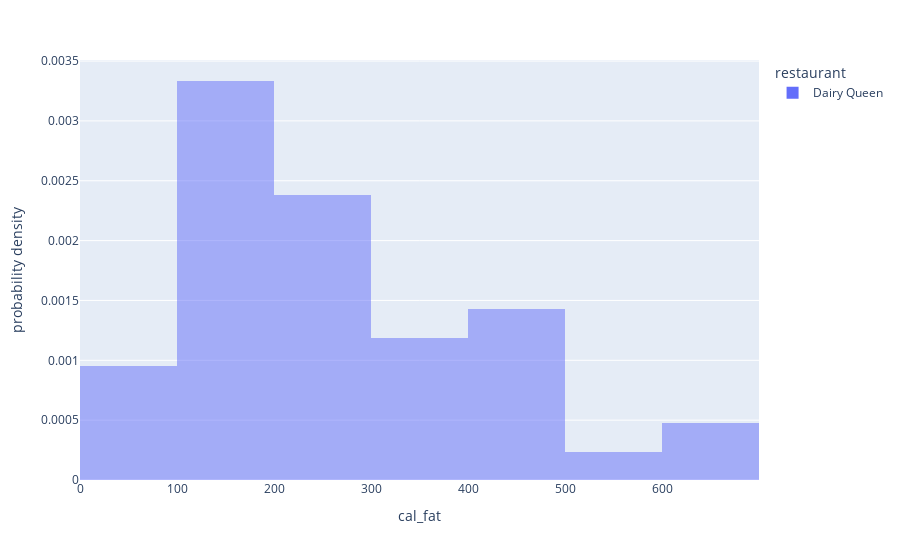

The code cell stored with this chart in its notebook:
### Code cell
fastfood_dq = fastfood[fastfood["restaurant"] == "Dairy Queen"]

#histogram for mc donalds and dairy queen
px.histogram(fastfood_dq,x="cal_fat", histnorm="probability density",color="restaurant",barmode="overlay")

### Figure 1 — Plotly figure (JSON) as saved in the notebook; plotly's stock layout.template omitted (floating-point values rounded to 4 significant figures)
{"data": [{"alignmentgroup": "True", "bingroup": "x", "histnorm": "probability density", "hovertemplate": "restaurant=Dairy Queen<br>cal_fat=%{x}<br>probability density=%{y}<extra></extra>", "legendgroup": "Dairy Queen", "marker": {"color": "#636efa", "opacity": 0.5, "pattern": {"shape": ""}}, "name": "Dairy Queen", "offsetgroup": "Dairy Queen", "orientation": "v", "showlegend": true, "type": "histogram", "x": [660, 460, 330, 270, 310, 160, 310, 480, 590, 240, 220, 220, 180, 160, 180, 80, 80, 410, 670, 440, 140, 200, 160, 310, 240, 130, 430, 310, 430, 180, 180, 220, 280, 120, 270, 190, 170, 20, 140, 130, 0, 240], "xaxis": "x", "yaxis": "y"}], "layout": {"barmode": "overlay", "legend": {"title": {"text": "restaurant"}, "tracegroupgap": 0}, "margin": {"t": 60}, "xaxis": {"anchor": "y", "domain": [0, 1], "title": {"text": "cal_fat"}}, "yaxis": {"anchor": "x", "domain": [0, 1], "title": {"text": "probability density"}}}}
